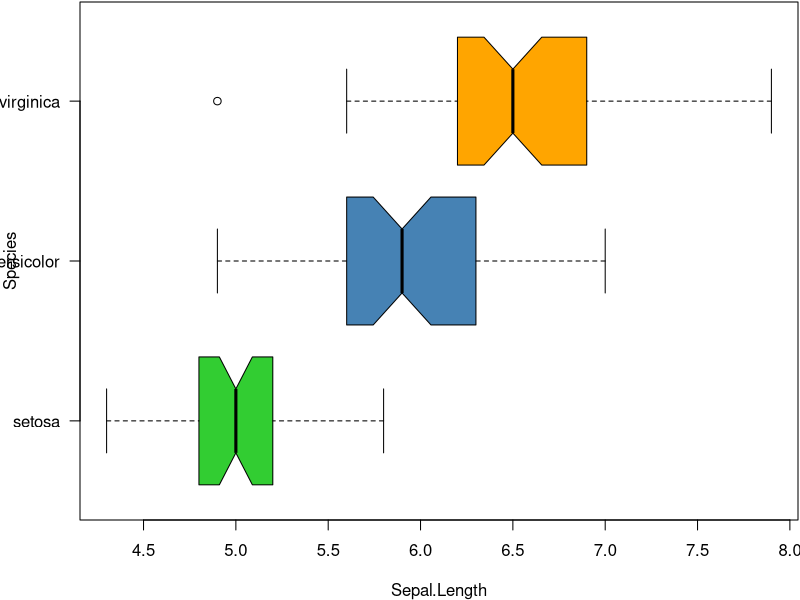

The R script that drew this image:
## ---- chunk 1
par(mar = c(4, 4, .1, .1), las = 1)
boxplot(
  Sepal.Length ~ Species, data = iris, horizontal = TRUE,
  col = c('limegreen', 'steelblue', 'orange'), notch = TRUE
)
## ---- chunk 2
knitr::kable(iris[1:5, 1:4], caption = 'Table caption.')
